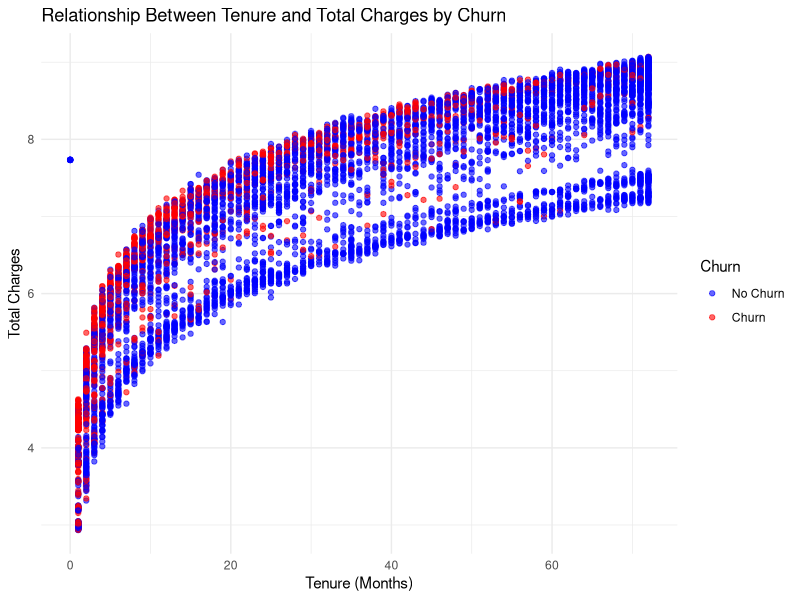
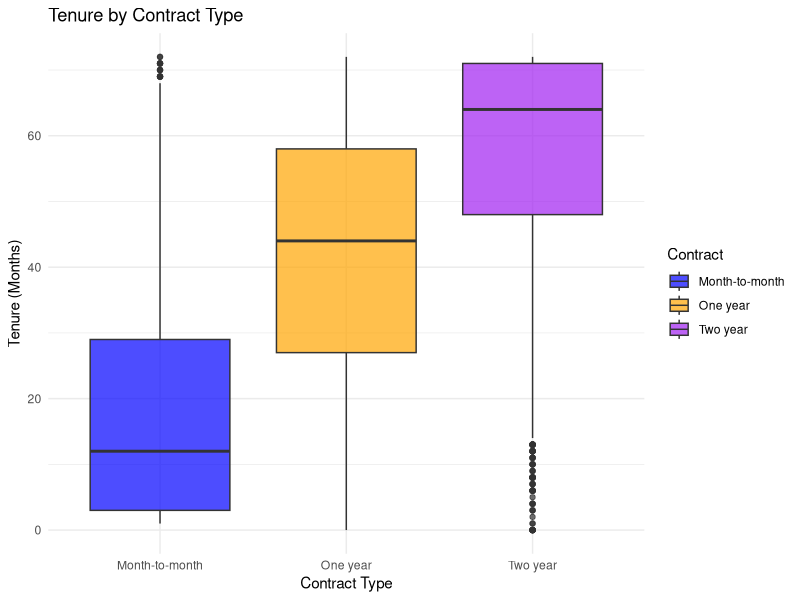
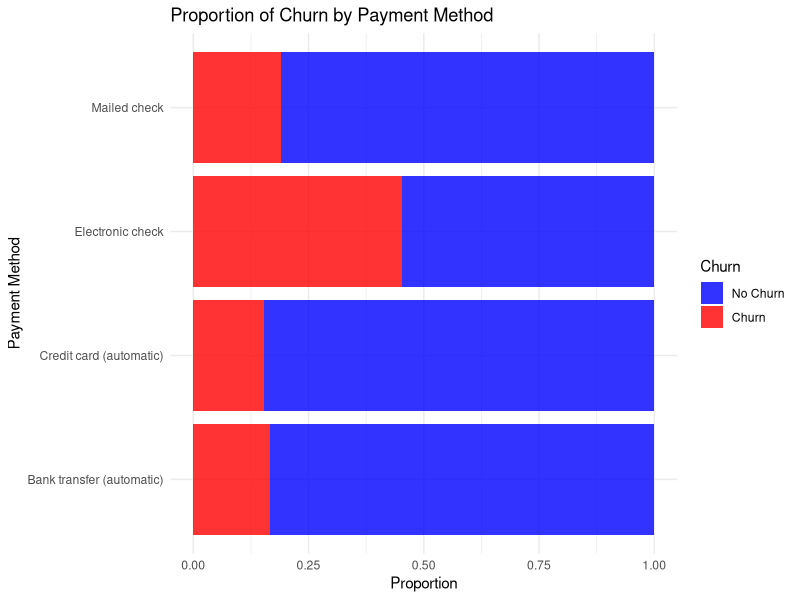
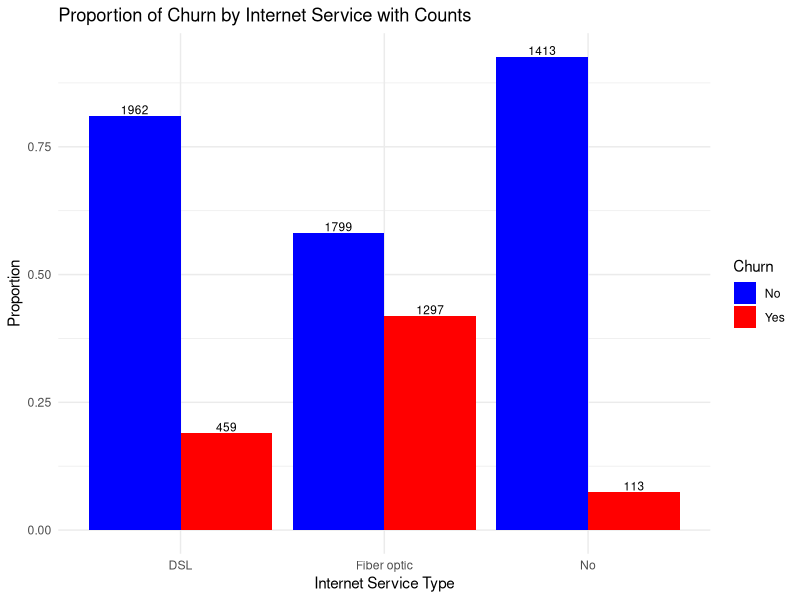
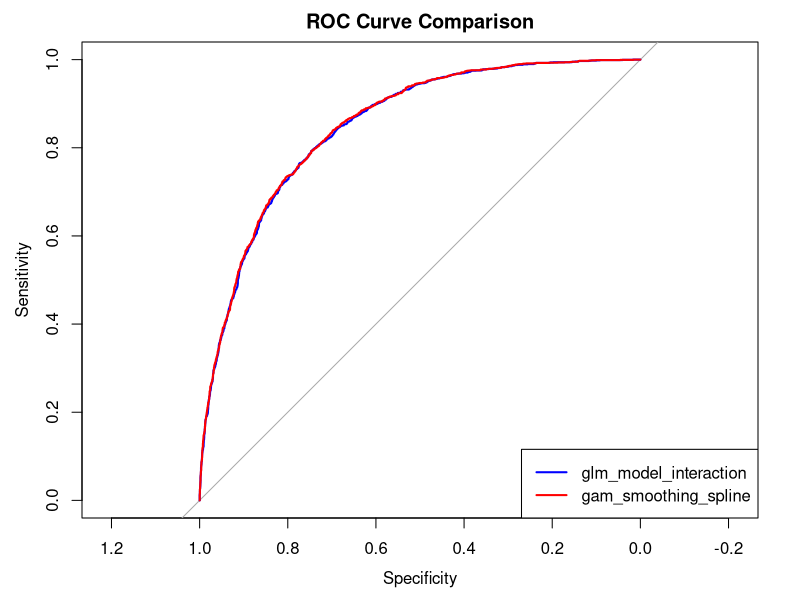

Here is the R script that generated these plots, in order:
## ---- chunk 1
knitr::opts_chunk$set(echo = TRUE)

## ---- chunk 2

# Load required libraries
library(ggplot2)
library(dplyr)
library(mgcv)
library(pROC)
library(caret)

# Load the data
data <- read.csv("telecom_customers_churn_cleaned.csv")
data$Churn <- ifelse(data$Churn == "Yes", 1, 0)
# Ensure variables are factors
data$Contract <- as.factor(data$Contract)
data$PaymentMethod <- as.factor(data$PaymentMethod)
data$Churn <- as.factor(data$Churn)
data$TotalCharges <- log(data$TotalCharges)
data$MonthlyCharges <- log(data$MonthlyCharges)
data$InternetService <- as.factor(data$InternetService)

#str(data)
#colSums(is.na(data))
## ---- chunk 3
# Ensure necessary libraries are installed
if(!require(ggplot2)) install.packages("ggplot2")

# Load the library
library(ggplot2)


ggplot(data, aes(x = tenure, y = TotalCharges, color = Churn)) +
  geom_point(alpha = 0.6) +
  labs(
    title = "Relationship Between Tenure and Total Charges by Churn",
    x = "Tenure (Months)",
    y = "Total Charges"
  ) +
  scale_color_manual(values = c("blue", "red"), labels = c("No Churn", "Churn")) +
  theme_minimal()
## ---- chunk 4

ggplot(data, aes(x = Contract, y = tenure, fill = Contract)) +
  geom_boxplot(alpha = 0.7) +
  labs(
    title = "Tenure by Contract Type",
    x = "Contract Type",
    y = "Tenure (Months)"
  ) +
  scale_fill_manual(values = c("blue", "orange", "purple")) +
  theme_minimal()
## ---- chunk 5

ggplot(data, aes(x = PaymentMethod, fill = Churn)) +
  geom_bar(position = "fill", alpha = 0.8) +
  labs(
    title = "Proportion of Churn by Payment Method",
    x = "Payment Method",
    y = "Proportion"
  ) +
  scale_fill_manual(values = c("blue", "red"), labels = c("No Churn", "Churn")) +
  theme_minimal() +
  coord_flip()
## ---- chunk 6
# Load necessary libraries
if (!require(ggplot2)) install.packages("ggplot2")
if (!require(dplyr)) install.packages("dplyr")

library(ggplot2)
library(dplyr)

# Create a dataset for proportions and counts
proportion_df <- data %>%
  group_by(InternetService, Churn) %>%
  summarise(Count = n()) %>%
  mutate(Total = sum(Count),
         Proportion = Count / Total)

# Plot the bar chart with counts displayed
ggplot(proportion_df, aes(x = InternetService, y = Proportion, fill = as.factor(Churn))) +
  geom_bar(stat = "identity", position = "dodge") +
  geom_text(aes(label = Count), position = position_dodge(width = 0.9), vjust = -0.2, size = 3) +
  labs(
    title = "Proportion of Churn by Internet Service with Counts",
    x = "Internet Service Type",
    y = "Proportion",
    fill = "Churn"
  ) +
  scale_fill_manual(values = c("blue", "red"), labels = c("No", "Yes")) +
  theme_minimal()
## ---- chunk 7

# Set 'No service' as the reference level for InternetService
data$InternetService <- relevel(data$InternetService, ref = "No")
# Confirm reference level
cat("Reference level for 'Contract':", levels(data$Contract)[1], "\n")
cat("Reference level for 'InternetService':", levels(data$InternetService)[1], "\n")
# Fit the GLM with interaction terms
glm_model_interaction <- glm(Churn ~ SeniorCitizen + Contract + PaymentMethod + 
                             tenure + TotalCharges + 
                             InternetService + OnlineSecurity + TechSupport + 
                             PaperlessBilling + MultipleLines, 
                             family = binomial, data = data)
# Check the summary
summary(glm_model_interaction)

## ---- chunk 8
library(pROC)
# Split data into training and test sets
set.seed(123)
train_indices <- sample(1:nrow(data), 0.7 * nrow(data))
train_data <- data[train_indices, ]
test_data <- data[-train_indices, ]

# Predict on training and test data
train_preds <- predict(glm_model_interaction, train_data, type = "response")
test_preds <- predict(glm_model_interaction, test_data, type = "response")

# Calculate performance metrics
library(pROC)
train_auc <- roc(train_data$Churn, train_preds)$auc
test_auc <- roc(test_data$Churn, test_preds)$auc

cat("Train AUC:", train_auc, "\n")
cat("Test AUC:", test_auc, "\n")
## ---- chunk 9
library(caret)

# Set up cross-validation
control <- trainControl(method = "cv", number = 10) # 10-fold cross-validation

# Train the model
cv_model <- train(Churn ~ SeniorCitizen + Contract + PaymentMethod + 
                  tenure + MonthlyCharges + TotalCharges + 
                  InternetService + InternetService:MonthlyCharges, 
                  data = data, method = "glm", family = "binomial", trControl = control)

# Check cross-validation results
print(cv_model)
## ---- chunk 10
library(mgcv)
data$TotalCharges_centered <- data$TotalCharges- mean(data$TotalCharges)
cat("Reference level for 'Contract':", levels(data$Contract)[1], "\n")
cat("Reference level for 'InternetService':", levels(data$InternetService)[1], "\n")
gam_smoothing_spline <- gam(Churn ~ SeniorCitizen + Contract + PaymentMethod + 
                             s(tenure) + s(TotalCharges_centered) + 
                             InternetService + OnlineSecurity + TechSupport + 
                             PaperlessBilling + MultipleLines, 
                             family = binomial, data = data, select=TRUE)
summary(gam_smoothing_spline)
## ---- chunk 11

library(pROC)

# Predictions for glm_model
pred1 <- predict(glm_model_interaction, type = "response")
roc1 <- roc(data$Churn, pred1)

pred2 <- predict(gam_smoothing_spline, type = "response")
roc2 <- roc(data$Churn, pred2)

# Plot ROC curves
plot(roc1, col = "blue", lwd = 2, main = "ROC Curve Comparison")
lines(roc2, col = "red", lwd = 2)
legend("bottomright", legend = c("glm_model_interaction", "gam_smoothing_spline"),
       col = c("blue", "red"), lwd = 2)

auc1 <- auc(roc1)
auc2 <- auc(roc2)
cat("AUC of Model glm_model_interaction:", auc1, "\n")
cat("AUC of Model gam_smoothing_spline:", auc2, "\n")
## ---- chunk 12
anova(glm_model_interaction, gam_smoothing_spline, test = "Chisq")
## ---- chunk 13
AIC(glm_model_interaction, gam_smoothing_spline)
